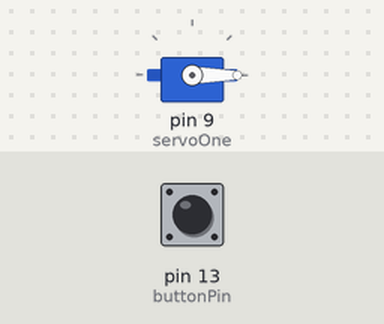
The sketch below on a simulated Arduino Uno, built with avr-gcc and run on an emulated ATmega328P. Parts: servo. The test bench sets the inputs (shaded band); at power-on: pin 13 (buttonPin) HIGH. What the sketch prints to the serial monitor is not drawn.

Above: at 1.2 s.
1.3 s: pin 13 (buttonPin) pulled LOW for 1 s
At 1.75 s:
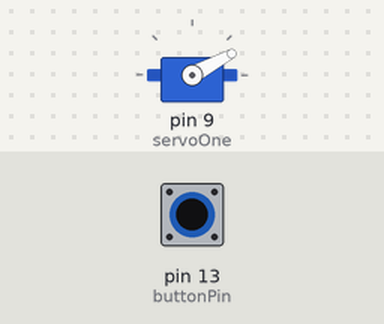
At 2.7 s:
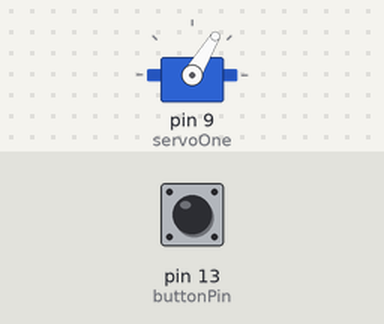
3.9 s: pin 13 (buttonPin) pulled LOW for 0.15 s
Timing chart, 0 to 6.9 s (numbered marks = the images above; inputs shaded):
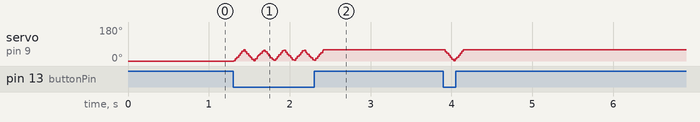

The sketch:

Final_Working_Servo.ino
```cpp
/*
 * Creation and Computation Experiment 1 - Cat Wash
 * Servo, Button, Blue Foam, Furry
 * Sean Harkin, Chris Luginbuhl, Max Lander
 *
 * Code taken/adapted/played with/broken/returned to from Jeremy Rigor -
 * https://arduino.stackexchange.com/questions/17536/controlling-servo-motors-with-push-button-problem-though
 */
#include <Servo.h> //include arduino servo library

const int buttonPin = 13; //pin the button it is attached to, unchangeable
const int servoPin = 9; // pin the servo is attached to, unchangable

int buttonState = 0; // creates variable and sets initial value
int directionState = 0;
int pos = 0;

Servo servoOne; //declare servo variable


void setup()
{
  Serial.begin(9600); // starts serial monitor, for confirming button read
  servoOne.attach(9); //attach servo to pin
  servoOne.write(directionState); //sets initial directionState
  pinMode(buttonPin, INPUT); //sets buttonPin pin to Input
}

void loop()
{
 Serial.println(pos); //confirm button read (while we were having circuit issues)
 buttonState = digitalRead(buttonPin); //reads button input and stores it

  if(directionState == 0) //checks for directionState
  {
    if(buttonState == LOW) //when button is pressed do the following
    {
      directionState = 1; //sets directionState to 1 (in order to allow reverse direction movement below)
      for(pos = 0; pos < 60; pos=pos+1) //increments position value by 1 while pos is between 0 and 60
      {
        servoOne.write(pos); //updates/moves servo position
        delay(2);
      }
    }
  }

  else if(directionState ==1) //confirms servo is at end of movement and needs to move back
  {
    if(buttonState == LOW) //when button is pressed do the following
    {
     directionState = 0; //return to starting state
     for(pos = 60; pos > 1; pos=pos-1) //incrementally descrease pos value back to 0
     {
        servoOne.write(pos); //update servo again
        delay(2);
     }
    }
  }
}
```
